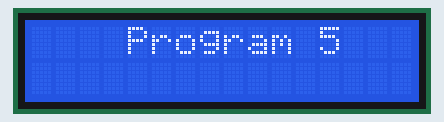
This sketch was run on a simulated Arduino Uno, built with avr-gcc and run on an emulated ATmega328P. Parts: 16×2 character LCD.

Above: at 0.3 s.
At 3.3 s:
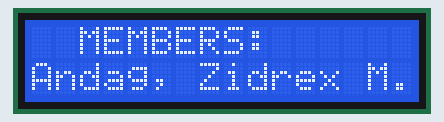
At 4.1 s:
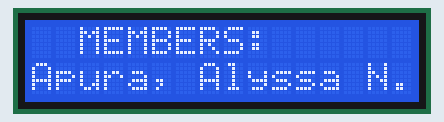
At 5.0 s:
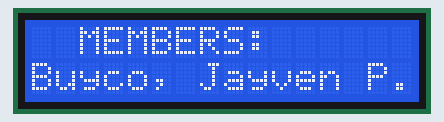
At 5.8 s:
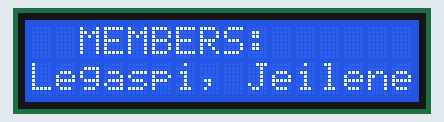
At 6.6 s:
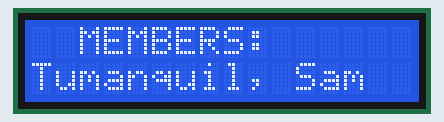

The sketch:

lcd_5_OWN.ino
```cpp
// include the library code:
#include <Wire.h>
#include <LiquidCrystal_I2C.h>

#define INTERVAL 150
LiquidCrystal_I2C lcd(0x27, 20, 4); // set the LCD address to 0x27 for a 16 chars and 2 line display

int col = 0;

byte clubs[] = {
  B00100,
  B10101,
  B11111,
  B11111,
  B01110,
  B00100,
  B01110,
  B00000
};
byte hearts[] = {
  B01010,
  B11011,
  B11111,
  B11111,
  B11111,
  B01110,
  B00100,
  B00000
};
byte diamonds[] = {
  B00000,
  B00000,
  B00100,
  B01110,
  B11111,
  B01110,
  B00100,
  B00000
};
byte spades[] = {
  B00100,
  B01110,
  B11111,
  B11111,
  B01110,
  B00100,
  B01110,
  B00000
};


void setup() {
  // set up the LCD's number of columns and rows:
  lcd.init();
  lcd.init();
  lcd.begin(16, 2);
  lcd.backlight();
  // clear the LCD screen:
  lcd.clear();

  lcd.createChar(0, hearts);
  lcd.createChar(1, spades);
  lcd.createChar(2, clubs);
  lcd.createChar(3, diamonds);
}


void loop() {
  openingMessage();
  top(); //top part of the sequence
  top();
}

//set up the welcome part
void openingMessage() {
  lcd.clear();
  lcd.setCursor(4, 0);
  lcd.print("Program 5");
  delay(3000);
  lcd.clear();
  lcd.setCursor(2, 0);
  lcd.print("MEMBERS: ");
  lcd.setCursor(0, 1);
  lcd.print("Andag, Zidrex M.");
  delay(800);
  lcd.clear();
  lcd.setCursor(2, 0);
  lcd.print("MEMBERS: ");
  lcd.setCursor(0, 1);
  lcd.print("Apura, Alyssa N.");
  delay(800);
  lcd.clear();
  lcd.setCursor(2, 0);
  lcd.print("MEMBERS: ");
  lcd.setCursor(0, 1);
  lcd.print("Buyco, Jayven P.");
  delay(800);
  lcd.clear();
  lcd.setCursor(2, 0);
  lcd.print("MEMBERS: ");
  lcd.setCursor(0, 1);
  lcd.print("Legaspi, Jeilene");
  delay(800);
  lcd.clear();
  lcd.setCursor(2, 0);
  lcd.print("MEMBERS: ");
  lcd.setCursor(0, 1);
  lcd.print("Tumanquil, Sam");
  delay(800);
}

//set up the space invader animation and make it move
void top() {
  lcd.clear();
  for(int x = 0; x < 16; x++){
    lcd.clear();
    lcd.setCursor(col++,0);
    lcd.write(0);
    lcd.setCursor(col++,0);
    lcd.write(1);
    lcd.setCursor(col++,0);
    lcd.write(2);
    lcd.setCursor(col++,0);
    lcd.write(3);
    delay(INTERVAL);
    col = col-3;

    if(col >= 13){
      bottom(); col =0;
      return;
    }
  }
}


void bottom(){
  col = 18;
  for(int x = 0, y = 13;x <20; x++,y++,col--){
    lcd.clear();
    if(y <= 15){
      lcd.setCursor(y,0);
      lcd.write(0);
      lcd.setCursor(y+1,0);
      lcd.write(1);
      lcd.setCursor(y+2,0);
      lcd.write(2);
    }
    if(col >= 0)lcd.setCursor(col-3,1);
    lcd.write(3);
    lcd.setCursor(col-2,1);
    if(col >= 0)lcd.write(2);
    lcd.setCursor(col-1,1);
    if(col >= 0)lcd.write(1);
    lcd.setCursor(col,1);
    if(col >= 0)lcd.write(0);
    delay(INTERVAL);
  }
}
```

Measured:
- by itself, everything shown: repeats every 17.8 s, in 72 steps
- what the display in image 1 shows lasts 0.8 s, from 3.3 s to 4.1 s
